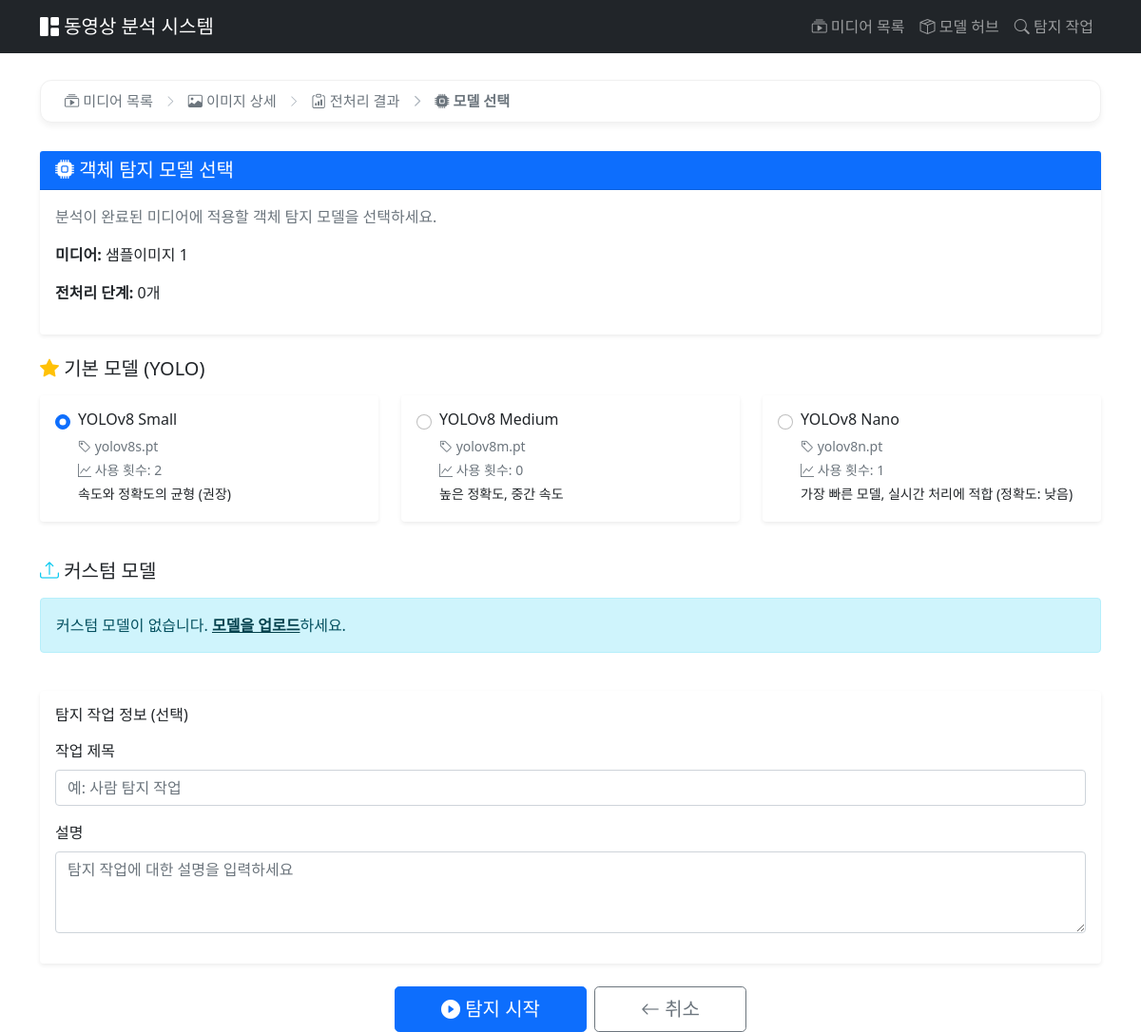
The page /vision/select/36/ on the database as committed earlier.
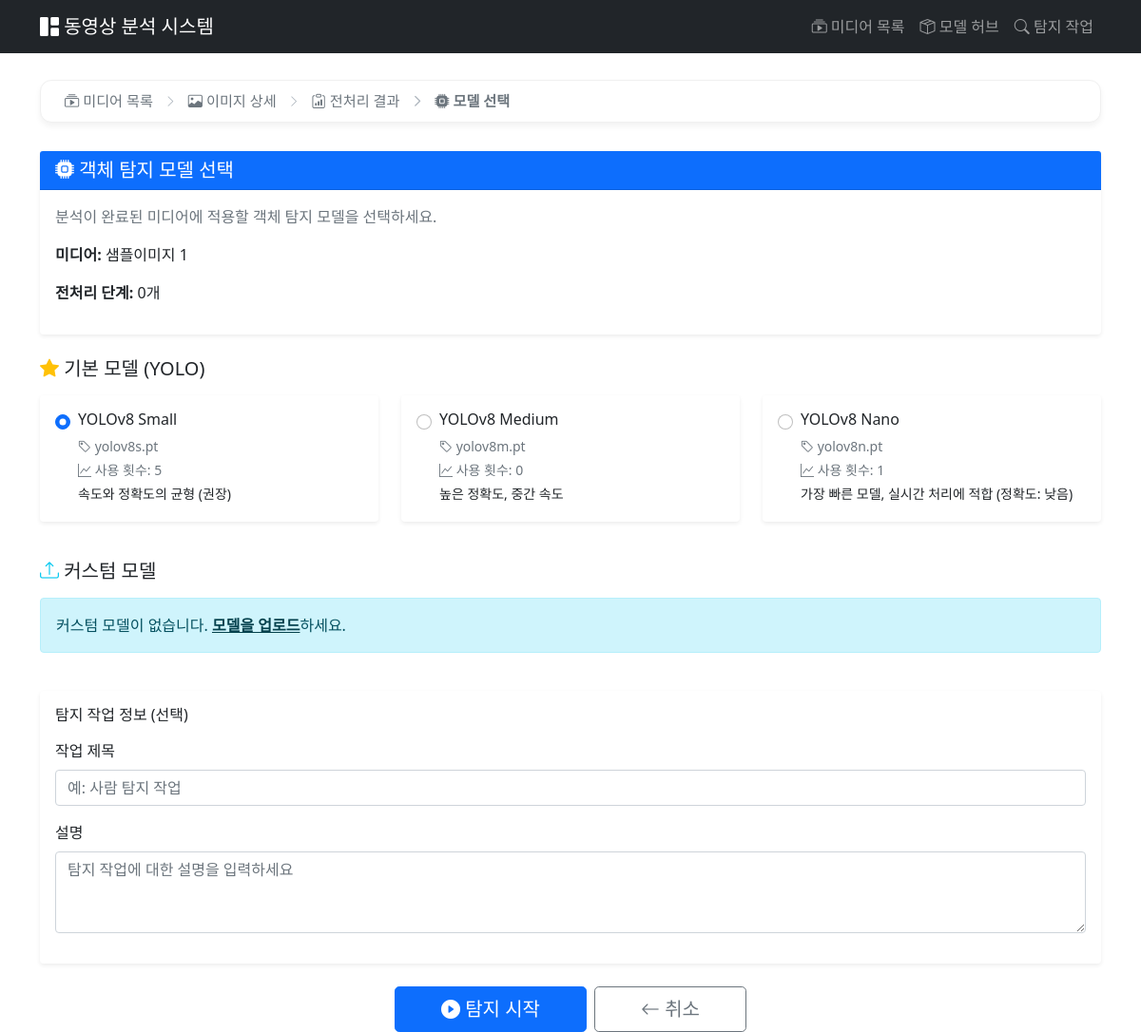
The same page on the database as committed later.
### modelhub/models.py (models this page shows, shortened)
class BaseModel(models.Model):
    name = models.CharField(max_length=200, verbose_name='모델 이름')
    display_name = models.CharField(max_length=200, verbose_name='표시 이름')
    description = models.TextField(blank=True, verbose_name='설명')
    model_type = models.CharField(
        max_length=50,
        default='yolo',
        verbose_name='모델 타입'
    )
    version = models.CharField(max_length=50, blank=True, verbose_name='버전')
    model_file = models.FileField(
        upload_to=default_model_upload_path,
        blank=True,
        null=True,
        verbose_name='모델 파일'
    )
    file_size = models.BigIntegerField(default=0, verbose_name='파일 크기 (bytes)')
    yolo_version = models.CharField(
        max_length=50,
        blank=True,
        verbose_name='YOLO 버전',
        help_text='예: yolov8n.pt, yolov8s.pt'
    )
    classes = models.JSONField(default=list, blank=True, verbose_name='탐지 클래스')
    input_size = models.CharField(max_length=50, blank=True, verbose_name='입력 크기')
    config = models.JSONField(default=dict, blank=True, verbose_name='설정')
    is_active = models.BooleanField(default=True, verbose_name='활성화')
    is_default = models.BooleanField(default=False, verbose_name='기본 모델')
    usage_count = models.IntegerField(default=0, verbose_name='사용 횟수')
    created_at = models.DateTimeField(auto_now_add=True, verbose_name='생성일')
    updated_at = models.DateTimeField(auto_now=True, verbose_name='수정일')
    class Meta:
        verbose_name = '기본 모델'
        verbose_name_plural = '기본 모델들'
        ordering = ['-is_default', '-created_at']

### vision_engine/views.py (the view, shortened to what this page needs)
# urls.py: path('select/<int:analysis_id>/', views.select_model, name='select_model'),
def select_model(request, analysis_id):
    analysis = get_object_or_404(Analysis, id=analysis_id)
    if analysis.status != 'completed':
        messages.error(request, '분석이 완료되지 않았습니다.')
        return redirect('analysis_result', analysis_id=analysis_id)
    base_models = BaseModel.objects.filter(is_active=True)
    custom_models = CustomModel.objects.filter(is_active=True)
    context = {
        'analysis': analysis,
        'base_models': base_models,
        'custom_models': custom_models,
    }
    return render(request, 'vision_engine/select_model.html', context)

### vision_engine/templates/vision_engine/select_model.html (shortened to what the changed rows need)
{% extends 'videos/base.html' %}
{% block content %}
<form method="post">
    <div class="row mb-4">
        <div class="col-md-12">
            {% if base_models %}
            <div class="row">
                {% for model in base_models %}
                <div class="col-md-6 col-lg-4 mb-3">
                    <div class="card h-100 border-0 shadow-sm hover-shadow">
                        <div class="card-body">
                            <div class="form-check">
                                <input class="form-check-input" type="radio"
                                       name="model_type" value="base"
                                       id="base_{{ model.id }}"
                                       data-model-id="{{ model.id }}"
                                       {% if forloop.first %}checked{% endif %}>
                                <label class="form-check-label w-100" for="base_{{ model.id }}">
                                    <h6 class="mb-2">{{ model.display_name }}</h6>
                                    <p class="text-muted small mb-1">
                                        <i class="bi bi-tag"></i> {{ model.yolo_version }}
                                    </p>
                                    <p class="text-muted small mb-1">
                                        <i class="bi bi-graph-up"></i> 사용 횟수: {{ model.usage_count }}
                                    </p>
                                    {% if model.description %}
                                    <p class="small mb-0">{{ model.description|truncatewords:15 }}</p>
                                    {% endif %}
                                </label>
                            </div>
                        </div>
                    </div>
                </div>
                {% endfor %}
            </div>
            {% else %}
            <div class="alert alert-warning">
                사용 가능한 기본 모델이 없습니다.
                <a href="{% url 'modelhub:model_add' %}" class="alert-link">모델을 추가</a>하세요.
            </div>
            {% endif %}
        </div>
    </div>
</form>
{% endblock %}

Rows that differ between the two databases and show on the page:
changed BaseModel "YOLOv8 Small": usage_count "2" → "5"
